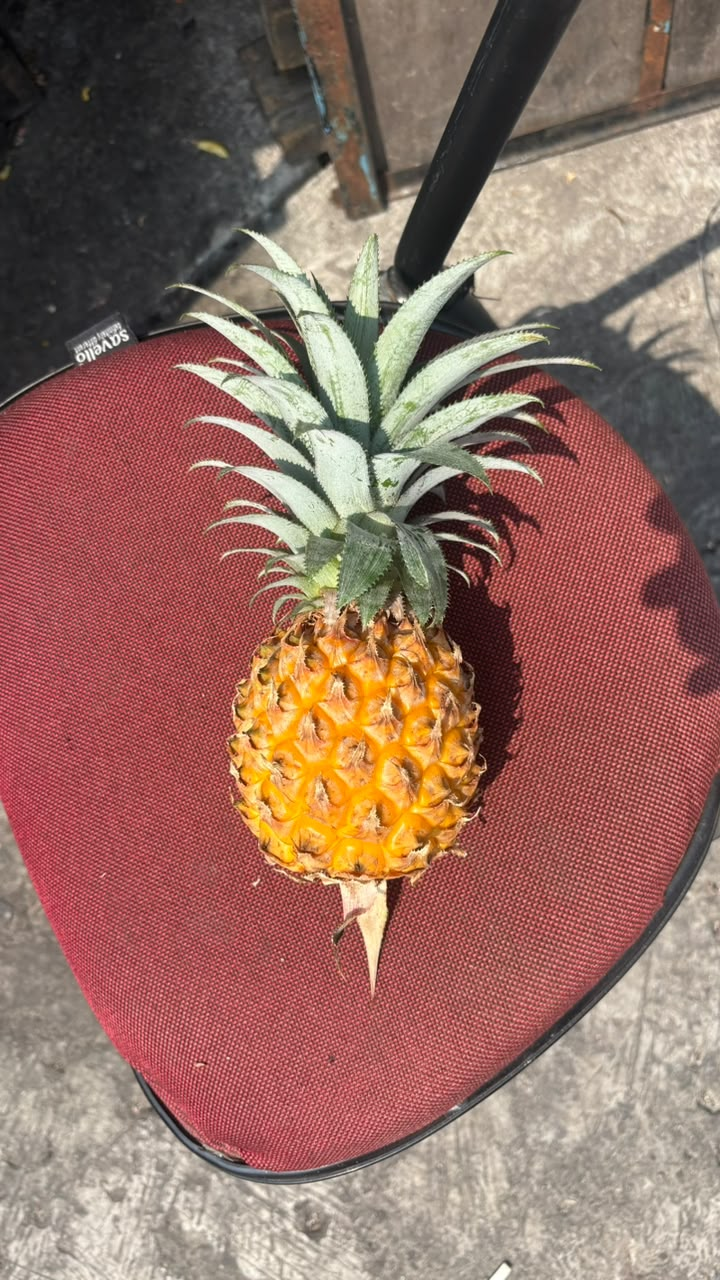
#> input picture 202431175_Muhammad Khasyi Athallah_F/nanas.jpeg, 720 x 1280 px
$ jupyter execute 'Deteksi_Buah_Daun_Nanas (1).ipynb'   (shell and % lines are left out)
#> lines starting #> are read from the running program, lines starting #| are printed output that depends on the picture; after the words box and inside, x2 and y2 are one past the last pixel; in counts of white or black regions, pixels touching at a corner belong together
# UAS Pengolahan Citra Digital
## Deteksi Buah dan Daun (Studi Kasus: Nanas)

## 1. Import Library

[cell 1]
# Muhammad Khasyi Athallah
import cv2
import numpy as np
import matplotlib.pyplot as plt

## 2. Membaca Citra Asli

[cell 2]
# Muhammad Khasyi Athallah
image_path = 'nanas.jpeg'

img_bgr = cv2.imread(image_path)
#> img_bgr is the input picture: shape (1280, 720, 3); mean B, G, R 98.6, 110.2, 148.9
img_rgb = cv2.cvtColor(img_bgr, cv2.COLOR_BGR2RGB)

plt.figure(figsize=(5,7))
plt.imshow(img_rgb)
plt.title('Gambar Asli')
plt.show()

print('Ukuran citra (tinggi, lebar, channel):', img_rgb.shape)
#| Ukuran citra (tinggi, lebar, channel): (1280, 720, 3)

## 3. Konversi ke Ruang Warna HSV

[cell 3]
# Muhammad Khasyi Athallah
img_hsv = cv2.cvtColor(img_bgr, cv2.COLOR_BGR2HSV)
#> img_hsv: shape (1280, 720, 3); mean H, S, V 53.6, 82.6, 150.1

## 4. Membuat Mask Buah Nanas

[cell 4]
# Muhammad Khasyi Athallah
lower_fruit = np.array([5, 70, 60])
upper_fruit = np.array([30, 255, 255])

mask_fruit = cv2.inRange(img_hsv, lower_fruit, upper_fruit)
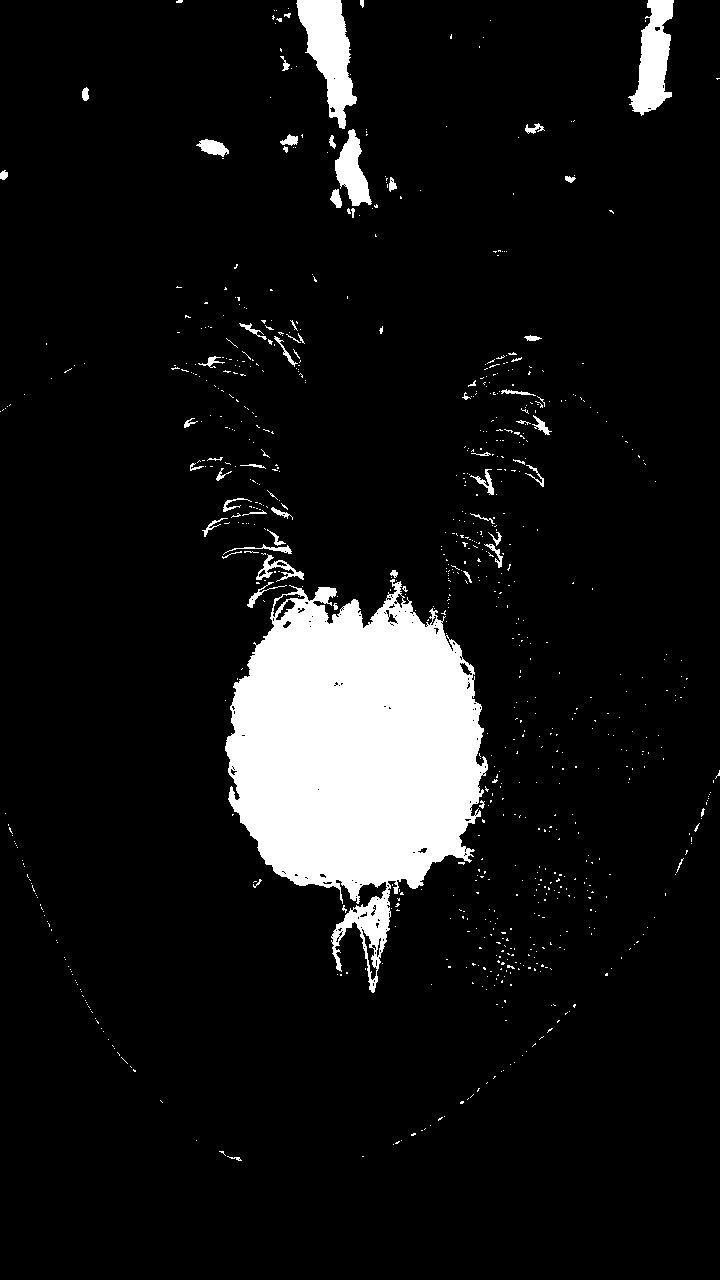
#> mask_fruit: shape (1280, 720); 8.5% white; 825 white regions (765 under 20 px), largest, box (x1, y1, x2, y2) and area: (225, 579, 488, 993) 63240, (296, 0, 357, 129) 4009, (628, 0, 674, 116) 2942

kernel = np.ones((7, 7), np.uint8)
mask_fruit = cv2.morphologyEx(mask_fruit, cv2.MORPH_OPEN, kernel)
#> mask_fruit: shape (1280, 720); 7.4% white; 10 white regions, largest, box (x1, y1, x2, y2) and area: (226, 599, 482, 896) 58577, (297, 0, 356, 124) 3870, (633, 0, 673, 112) 2788
mask_fruit = cv2.morphologyEx(mask_fruit, cv2.MORPH_CLOSE, kernel, iterations=2)
#> mask_fruit: shape (1280, 720); 7.6% white; 6 white regions, box (x1, y1, x2, y2) and area: (226, 587, 482, 945) 60917, (297, 0, 356, 124) 3887, (633, 0, 673, 112) 2876, (332, 137, 369, 206) 1684, (201, 140, 225, 155) 296, (287, 136, 297, 144) 78


n_label, labels, stats, centroids = cv2.connectedComponentsWithStats(mask_fruit, connectivity=8)
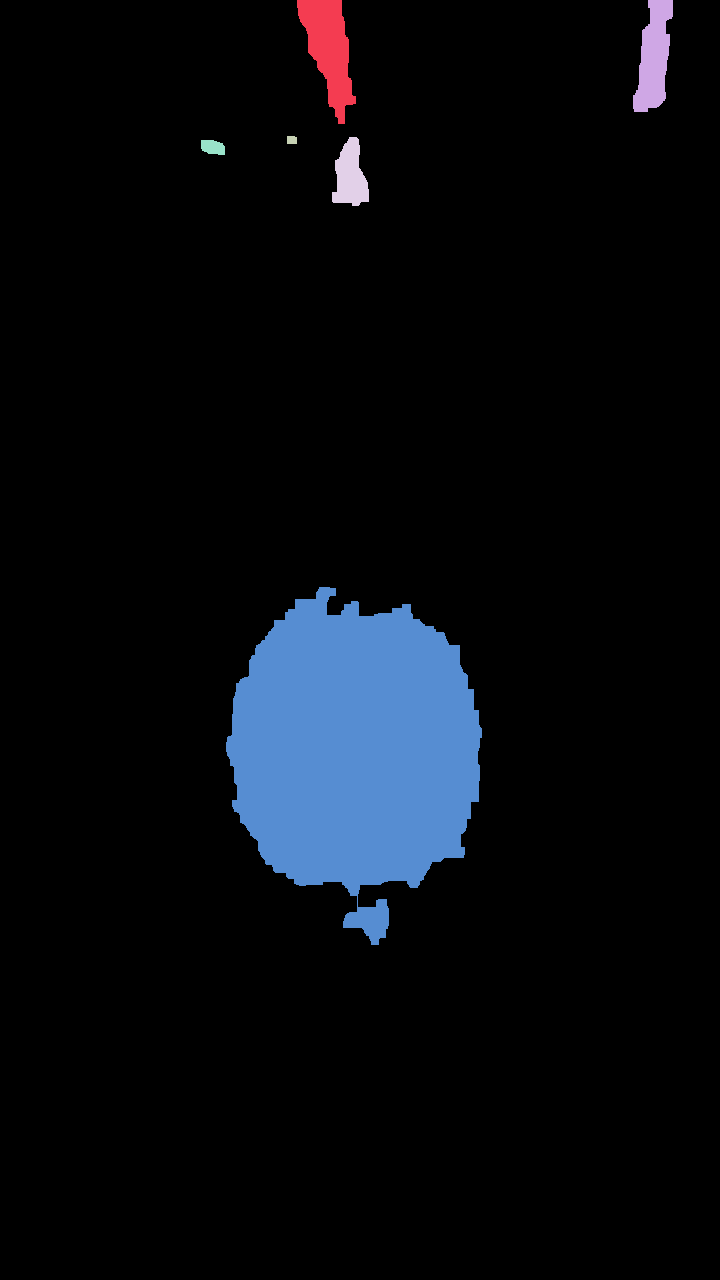
#> labels: shape (1280, 720) int32; 7 distinct labels, from 0 to 6; one colour per label, 0 black
#> n_label = 7; stats = [[0, 0, 720, 1280, 851862], [297, 0, 59, 124, 3887], [633, 0, 40, 112, 2876], [287, 136, 10, 8, 78], [332, 137, 37, 69, 1684], [201, 140, 24, 15, 296], [226, 587, 256, 358, 60917]]; centroids = [[359.1, 637.4], [328.9, 49], [653.5, 57.25], [291.4, 139.6], [350, 175.7], [212.5, 146.9], [354.7, 749.8]]
if n_label > 1:
    largest_label = 1 + np.argmax(stats[1:, cv2.CC_STAT_AREA])
#> largest_label = 6
    mask_fruit = np.uint8(labels == largest_label) * 255
#> mask_fruit: shape (1280, 720); 6.6% white; 1 white region, box (x1, y1, x2, y2) and area: (226, 587, 482, 945) 60917

plt.figure(figsize=(5,7))
plt.imshow(mask_fruit, cmap='gray')
plt.title('Mask Nanas')
plt.show()

## 5. Segmentasi Buah Nanas

[cell 5]
# Muhammad Khasyi Athallah
segmentasi_nanas = cv2.bitwise_and(img_rgb, img_rgb, mask=mask_fruit)

plt.figure(figsize=(5,7))
plt.imshow(segmentasi_nanas)
plt.title('Segmentasi Nanas')
plt.show()

## 6. Membuat Mask Daun (Mahkota Nanas)

[cell 6]
# Muhammad Khasyi Athallah
lower_leaf = np.array([25, 15, 60])
upper_leaf = np.array([95, 255, 255])

mask_leaf = cv2.inRange(img_hsv, lower_leaf, upper_leaf)
#> mask_leaf: shape (1280, 720); 7.7% white; 561 white regions (497 under 20 px), largest, box (x1, y1, x2, y2) and area: (165, 198, 560, 626) 62865, (644, 374, 702, 422) 1014, (192, 138, 232, 161) 471

kernel = np.ones((5, 5), np.uint8)
mask_leaf = cv2.morphologyEx(mask_leaf, cv2.MORPH_OPEN, kernel)
#> mask_leaf: shape (1280, 720); 6.8% white; 38 white regions, largest, box (x1, y1, x2, y2) and area: (192, 226, 556, 625) 58624, (644, 376, 690, 420) 950, (197, 139, 232, 161) 386
mask_leaf = cv2.morphologyEx(mask_leaf, cv2.MORPH_CLOSE, kernel, iterations=2)
#> mask_leaf: shape (1280, 720); 7.1% white; 24 white regions, largest, box (x1, y1, x2, y2) and area: (184, 206, 556, 625) 62246, (644, 376, 690, 420) 950, (197, 139, 240, 161) 448

n_label, labels, stats, centroids = cv2.connectedComponentsWithStats(mask_leaf, connectivity=8)
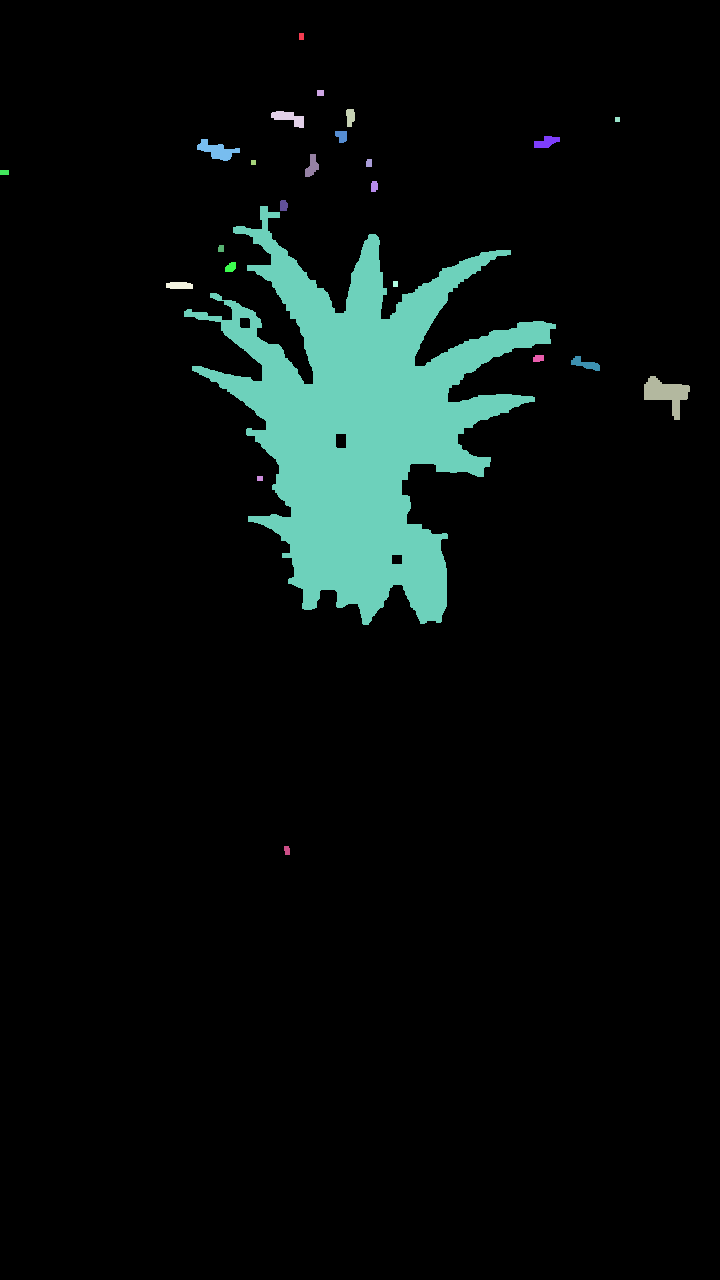
#> labels: shape (1280, 720) int32; 25 distinct labels, from 0 to 24; one colour per label, 0 black
#> n_label = 25; stats = 25 rows, first 6: [0, 0, 720, 1280, 855961], [299, 33, 5, 7, 35], [317, 90, 7, 6, 42], [346, 109, 9, 18, 131], [271, 111, 33, 17, 300], [615, 117, 5, 5, 25]; centroids = 25 pairs, first value 4 to 666.2, second value 36 to 849.9
min_area = 500
mask_leaf_clean = np.zeros_like(mask_leaf)
for i in range(1, n_label):
    if stats[i, cv2.CC_STAT_AREA] >= min_area:
        mask_leaf_clean[labels == i] = 255
#> mask_leaf_clean: shape (1280, 720); 6.9% white; 2 white regions, box (x1, y1, x2, y2) and area: (184, 206, 556, 625) 62246, (644, 376, 690, 420) 950
mask_leaf = mask_leaf_clean

plt.figure(figsize=(5,7))
plt.imshow(mask_leaf, cmap='gray')
plt.title('Mask Daun')
plt.show()

## 7. Segmentasi Daun

[cell 7]
# Muhammad Khasyi Athallah
segmentasi_daun = cv2.bitwise_and(img_rgb, img_rgb, mask=mask_leaf)
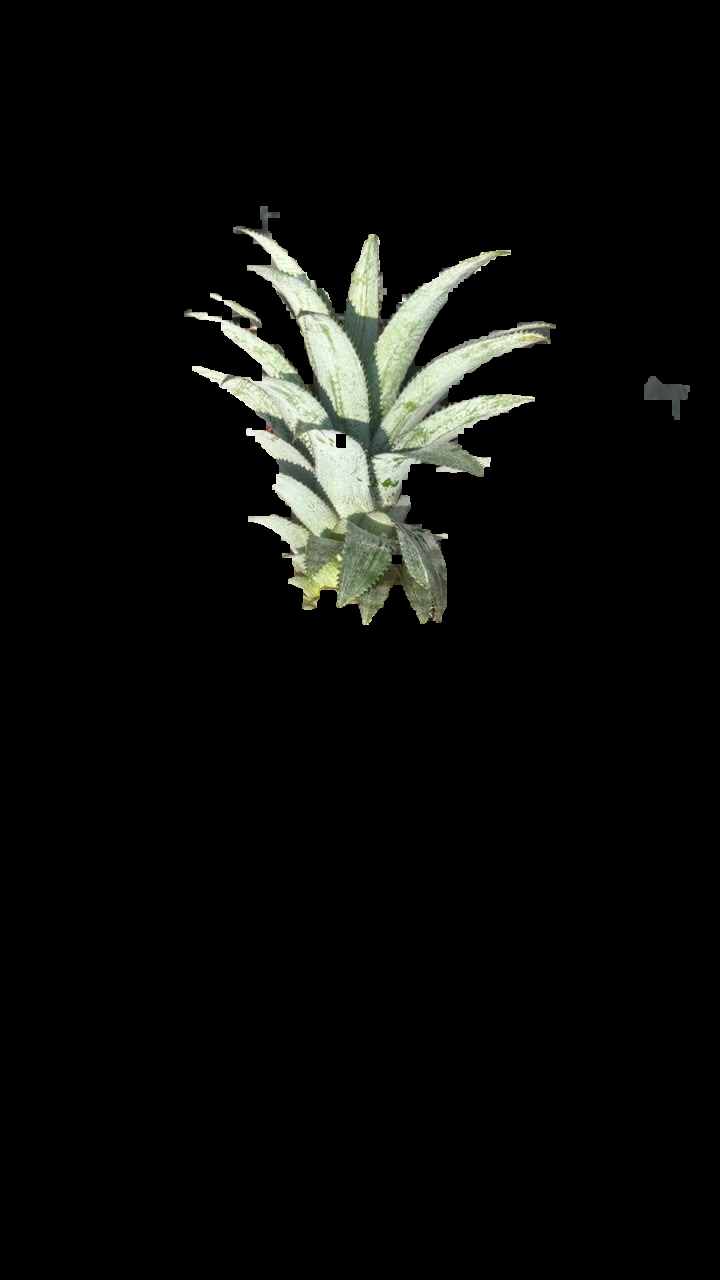
#> segmentasi_daun: shape (1280, 720, 3); mean R, G, B 11.1, 11.9, 10.2

plt.figure(figsize=(5,7))
plt.imshow(segmentasi_daun)
plt.title('Segmentasi Daun')
plt.show()

## 8. Ringkasan Output

[cell 8]
# Muhammad Khasyi Athallah
fig, axes = plt.subplots(2, 2, figsize=(11, 15))

axes[0, 0].imshow(img_rgb)
axes[0, 0].set_title('Citra Asli')

axes[0, 1].imshow(mask_fruit, cmap='gray')
axes[0, 1].set_title('Mask Nanas')

axes[1, 0].imshow(segmentasi_nanas)
axes[1, 0].set_title('Segmentasi Nanas')

axes[1, 1].imshow(segmentasi_daun)
axes[1, 1].set_title('Segmentasi Daun')

plt.tight_layout()
plt.show()
